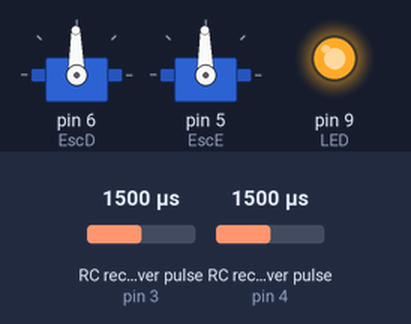
A sketch run on a simulated Arduino Uno, built with avr-gcc and run on an emulated ATmega328P. Shown: 2 × servo, output pins drawn as LEDs (lit = HIGH). Wiring (inferred from the names in the program): 2 × RC receiver channel: data pin 3 / data pin 4. The test bench sets the inputs (shaded band); at power-on: RC receiver pulse (sensors on pin 3, pin 4) 1500 µs.

Above: at 2.0 s.
2.1 s: RC receiver pulse (sensor on pin 3) set to 1020 µs
At 2.5 s:
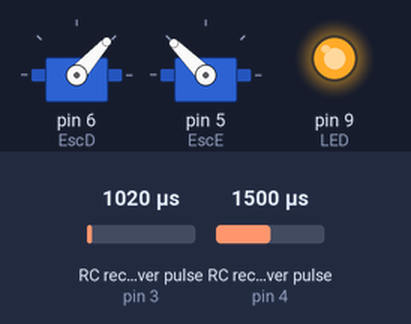
3.6 s: RC receiver pulse (sensor on pin 4) set to 1020 µs
At 4.8 s:
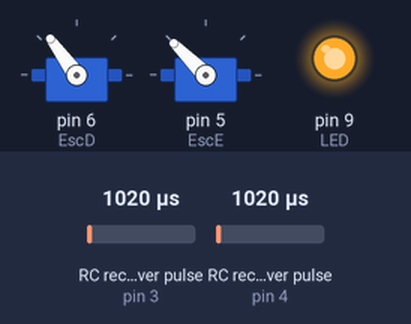
5.1 s: RC receiver pulse (sensor on pin 3) set to 1250 µs
At 6.3 s:
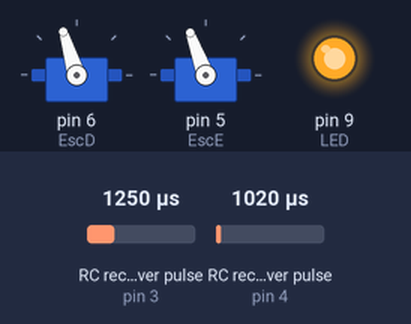
6.6 s: RC receiver pulse (sensor on pin 4) set to 1250 µs
At 7.1 s:
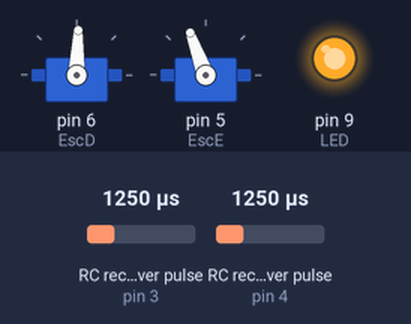
8.1 s: RC receiver pulse (sensor on pin 3) set to 1500 µs
At 8.7 s:
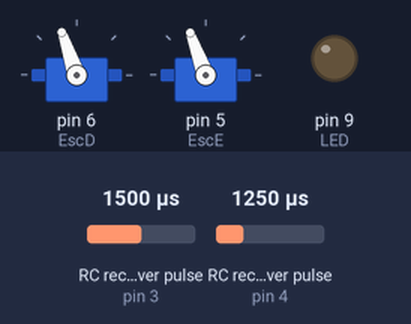
9.6 s: RC receiver pulse (sensor on pin 4) set to 1750 µs
At 10.6 s:
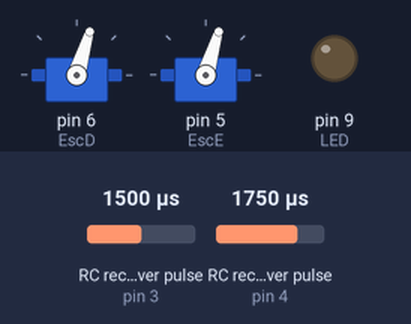
Timing chart, 0 to 12.1 s (numbered marks = the images above; inputs shaded):
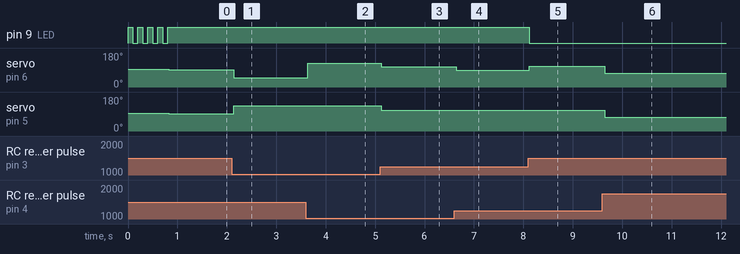

The sketch:

Aloc_Muri_RXC2020.ino
```cpp
/*
  Atualizado em 05/10/2022
  Gravar com a placa MiniCore (baixar no GitHub), Atmega328 no modelo soldado
  Config IDE:
      Bootloader: Não
      Clock: 8Mhz Interno
      BOD: Disabled
      Compiler LTO: Disabled(default)
      Variant: (O modelo de micro gravado)

      Programador: USBasp

   Fuses do Micro:
      L: 0xE2
      H: 0xD9
      E: 0xFF
      LB: 0xFF
*/

#define CH1 4
#define CH2 3
#define LED 9
int sens = 80;
float multidir = 1;
float multiesq = 1;
int trimdir = -15;
int trimesq = -10;
float ch1max = 2030;
float ch1min = 970;
float ch2max = 2030;
float ch2min = 970;
float ch1med = (ch1max + ch1min) / 2;
float ch2med = (ch2max + ch2min)/ 2;
int tempo = 0;

int ld = 1;

#include <Servo.h>
Servo EscD, EscE;

int curva(int str, int thr){
  float pstr, pthr;
  int val = 1500;
  if (str > ch1med) pstr = (str - ch1med - sens)/(ch1max - ch1med - sens );
  else pstr = -(ch1med - sens - str)/ ( ch1med - sens - ch1min );
  if (thr > ch2med) pthr = (thr - ch2med - sens)/(ch2max - ch2med - sens );
  else pthr = (ch2med - sens - thr)/ ( ch2med - sens - ch2min );

  if(pstr > 0) val = 1500 + (500*pthr - 1000*pthr*pstr);
  else val = 1500 + (-500*pthr - 1000*pthr*pstr );

  if ( val > 2000) val = 2000;
  if ( val < 1000) val = 1000;
  return val;
}

int proportional(int ch, int ms, int trm, float multi){
  int val = 1500;
  if( ch == 1 && ms > ch1med){
    val = (1500 + ((ms - ch1med - sens) * 500/ (ch1max - ch1med - sens ) )* multi);
    }
  else if( ch == 2 && ms > ch2med){
    val = (1500 + ((ms - ch2med - sens) * 500/ (ch2max - ch2med - sens ) )* multi);
    }
  else if( ch == 1 && ms < ch1med){
    val = (1500 - ((ch1med - sens - ms) * 500/ ( ch1med - sens - ch1min ) )* multi);
    }
  else if( ch == 2 && ms < ch2med){
    val = (1500 - ((ch2med - sens - ms) * 500/ ( ch2med - sens - ch2min ) )* multi);
    }
  val = val + trm;
  if ( val > 2000) val = 2000;
  if ( val < 1000) val = 1000;
  return val;
}

int inverter(int ch, int ms, int trm, float multi){
  int val;
  if( ch == 1 && ms > ch1med){
    val = (1500 - ((ms - ch1med - sens) * 500/ (ch1max - ch1med - sens ) )* multi);
    }
  else if( ch == 2 && ms > ch2med){
    val = (1500 - ((ms - ch2med - sens) * 500/ (ch2max - ch2med - sens ) )* multi);
    }
  else if( ch == 1 && ms < ch1med){
    val = (1500 + ((ch1med - sens - ms) * 500/ ( ch1med - sens - ch1min ) )* multi);
    }
  else if( ch == 2 && ms < ch2med){
    val = (1500 + ((ch2med - sens - ms) * 500/ ( ch2med - sens - ch2min ) )* multi);
    }
  val = val + trm;
  if ( val > 2000) val = 2000;
  if ( val < 1000) val = 1000;
  return val;

}

void setup() {
  pinMode(CH1,INPUT);
  pinMode(CH2,INPUT);
  pinMode(LED, OUTPUT);
  EscD.attach(6);
  EscE.attach(5);
  EscD.writeMicroseconds(1500);
  EscE.writeMicroseconds(1500);

 // Serial.begin(9600);
  digitalWrite(LED, HIGH);
  delay(100);
  digitalWrite(LED, LOW);
  delay(100);
  digitalWrite(LED, HIGH);
  delay(100);
  digitalWrite(LED, LOW);
  delay(100);
  digitalWrite(LED, HIGH);
  delay(100);
  digitalWrite(LED, LOW);
  delay(100);
  digitalWrite(LED, HIGH);
  delay(100);
  digitalWrite(LED, LOW);
  delay(100);
  digitalWrite(LED, HIGH);
}

void loop() {
  int str=pulseIn(CH1,HIGH), thr=pulseIn(CH2,HIGH);

    if(str < 700 || str > 2300 || thr < 700 || thr> 2300){    //failsafe
      EscD.writeMicroseconds(1480);
      EscE.writeMicroseconds(1480);
     //Serial.println("FAILSAFE");
     if((millis() - tempo) > 500){
        if(ld == 1) {
          digitalWrite(LED, LOW);
          ld = 0;
        }
        else {
          digitalWrite(LED, HIGH);
          ld = 1;
        }
        tempo = millis();
     }

     }


    else if((str >= (ch1med - sens) && str <= (ch1med + sens)) && (thr > (ch2med + sens) || thr < (ch2med - sens))){  //frente ou ré
      EscD.writeMicroseconds(proportional( 2, thr, trimdir, multidir));
      EscE.writeMicroseconds(inverter(2, thr, trimesq, multiesq));
      //Serial.println("frente/tras");
      digitalWrite(LED, HIGH);}

    else if((str>=(ch1med - sens) && str<=(ch1med + sens)) && (thr<= (ch2med + sens) && thr>=(ch2med - sens))){ //parado
      EscD.writeMicroseconds(1480);
      EscE.writeMicroseconds(1480);
      //Serial.println("parado");
      digitalWrite(LED, HIGH);}

    else if((thr >=(ch2med - 100) && thr<=(ch2med + sens)) && (str<(ch1med - sens) || str>(ch1med + sens) )){//proprio eixo
       EscD.writeMicroseconds(inverter( 1, str, trimdir, multidir));
       EscE.writeMicroseconds(inverter( 1, str, trimesq, multiesq));
       //Serial.println("giro no eixo");
       digitalWrite(LED, LOW);}

    else if((str > (ch1med + sens) && thr > (ch2med + sens)) ||(str<(ch1med - sens) && thr<(ch2med - sens)) ){
      EscE.writeMicroseconds(inverter(2, thr, trimesq, multiesq));
      EscD.writeMicroseconds(curva(str,thr));
      //Serial.println("curva frente dir ou tras esq");
      digitalWrite(LED, HIGH);}// frente esquerda ou tras direita;

    else if((str<(ch1med - sens) && thr>(ch2med + sens)) ||(str>(ch1med + sens) && thr<(ch2med - sens)) ){
      EscD.writeMicroseconds(proportional (2,thr, trimdir, multidir));
      EscE.writeMicroseconds(curva(str,thr));
      //Serial.println("curva frente esq ou tras dir");
      digitalWrite(LED, HIGH);}// frente esquerda ou tras direita;

     Serial.print(EscD.readMicroseconds());
     Serial.print(" ");
     Serial.println(EscE.readMicroseconds());
     //delay(100);


}
```

Measured:
- after the input at 2.1 s, servo on pin 6 (EscD): 91° → 48° at once; servo on pin 5 (EscE): 91° → 135° at once
- after the input at 3.6 s, servo on pin 6 (EscD): 48° → 126° at once
- after the input at 5.1 s, servo on pin 6 (EscD): 126° → 107° at once; servo on pin 5 (EscE): 135° → 110° at once
- after the input at 6.6 s, servo on pin 6 (EscD): 107° → 88° at once
- after the input at 8.1 s, pin 9 (LED): HIGH → LOW at once; servo on pin 6 (EscD): 88° → 109° at once
- after the input at 9.6 s, servo on pin 6 (EscD): 109° → 73° at once; servo on pin 5 (EscE): 110° → 73° at once
